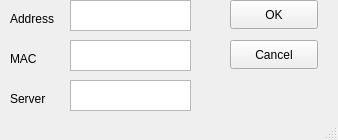
<?xml version="1.0" encoding="UTF-8"?>
<ui version="4.0">
 <class>MainWindow</class>
 <widget class="QMainWindow" name="MainWindow">
  <property name="geometry">
   <rect>
    <x>0</x>
    <y>0</y>
    <width>338</width>
    <height>140</height>
   </rect>
  </property>
  <property name="windowTitle">
   <string>Add static record</string>
  </property>
  <widget class="QWidget" name="centralwidget">
   <widget class="QLabel" name="label">
    <property name="geometry">
     <rect>
      <x>10</x>
      <y>10</y>
      <width>56</width>
      <height>17</height>
     </rect>
    </property>
    <property name="text">
     <string>Address</string>
    </property>
   </widget>
   <widget class="QTextEdit" name="addressField">
    <property name="geometry">
     <rect>
      <x>70</x>
      <y>0</y>
      <width>121</width>
      <height>31</height>
     </rect>
    </property>
   </widget>
   <widget class="QPushButton" name="cancelButton">
    <property name="geometry">
     <rect>
      <x>230</x>
      <y>40</y>
      <width>88</width>
      <height>29</height>
     </rect>
    </property>
    <property name="text">
     <string>Cancel</string>
    </property>
   </widget>
   <widget class="QTextEdit" name="macField">
    <property name="geometry">
     <rect>
      <x>70</x>
      <y>40</y>
      <width>121</width>
      <height>31</height>
     </rect>
    </property>
   </widget>
   <widget class="QLabel" name="label_4">
    <property name="geometry">
     <rect>
      <x>10</x>
      <y>90</y>
      <width>56</width>
      <height>17</height>
     </rect>
    </property>
    <property name="text">
     <string>Server</string>
    </property>
   </widget>
   <widget class="QTextEdit" name="serverField">
    <property name="geometry">
     <rect>
      <x>70</x>
      <y>80</y>
      <width>121</width>
      <height>31</height>
     </rect>
    </property>
   </widget>
   <widget class="QLabel" name="label_2">
    <property name="geometry">
     <rect>
      <x>10</x>
      <y>50</y>
      <width>56</width>
      <height>17</height>
     </rect>
    </property>
    <property name="text">
     <string>MAC</string>
    </property>
   </widget>
   <widget class="QPushButton" name="okButton">
    <property name="geometry">
     <rect>
      <x>230</x>
      <y>0</y>
      <width>88</width>
      <height>29</height>
     </rect>
    </property>
    <property name="text">
     <string>OK</string>
    </property>
   </widget>
  </widget>
  <widget class="QStatusBar" name="statusbar"/>
 </widget>
 <resources/>
 <connections/>
</ui>
